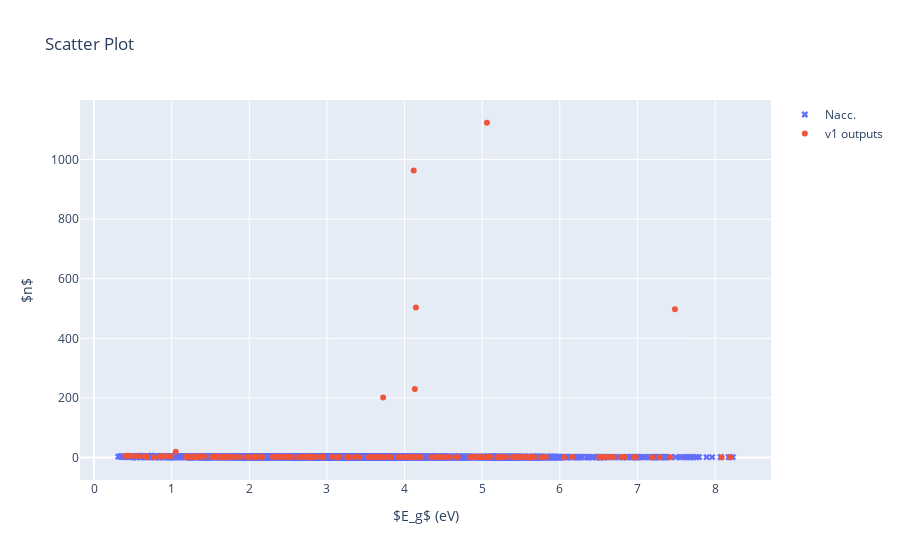

Here is the notebook cell this chart was saved with:
### Code cell
import plotly.express as px
import plotly.graph_objects as go

gap_naccarato = [strucs_naccarato[mpid]["attributes"]["_naccarato_gga_bandgap"] for mpid in strucs_naccarato]
refractive_index_naccarato = [strucs_naccarato[mpid]["attributes"]["_naccarato_refractive_index"] for mpid in strucs_naccarato]

# Data
data_naccarato = {'x': gap_naccarato, 'y': refractive_index_naccarato}
data_outputs = {'x': df_outputs['bandgap'], 'y': df_outputs['refractive_index']}

# Scatter plot for Nacc.
scatter_naccarato = go.Scatter(
    x=data_naccarato['x'],
    y=data_naccarato['y'],
    mode='markers',
    marker=dict(symbol='x'),
    name='Nacc.'
)

# Scatter plot for MP pred.
scatter_mp_pred = go.Scatter(
    x=data_outputs['x'],
    y=data_outputs['y'],
    mode='markers',
    # error_y=data_outputs['error_y'],
    # marker='.',
    # line=dict(color='darkorange'),
    name=f'v{cur_v-1} outputs',
    text=[mpid for mpid in df_outputs.index.values]
)

# Layout
layout = go.Layout(
    title=dict(text='Scatter Plot'),
    xaxis=dict(title='$E_g$ (eV)', showgrid=True),
    yaxis=dict(title='$n$', showgrid=True),
    legend=dict(font=dict(size=12))
)

# Create figure
fig = go.Figure(data=[scatter_naccarato, scatter_mp_pred], layout=layout)

# Show figure
fig.show()

### Figure 1 — Plotly figure (JSON) as saved in the notebook; plotly's stock layout.template omitted (floating-point values rounded to 4 significant figures; data arrays with more than 128 entries replaced by an {"elided": "..."} marker saying what was removed)
{"data": [{"marker": {"symbol": "x"}, "mode": "markers", "name": "Nacc.", "type": "scatter", "x": {"elided": "4001 float values"}, "y": {"elided": "4001 float values"}}, {"mode": "markers", "name": "v1 outputs", "text": {"elided": "175 str values"}, "type": "scatter", "x": {"elided": "175 float values"}, "y": {"elided": "175 float values"}}], "layout": {"legend": {"font": {"size": 12}}, "title": {"text": "Scatter Plot"}, "xaxis": {"showgrid": true, "title": {"text": "$E_g$ (eV)"}}, "yaxis": {"showgrid": true, "title": {"text": "$n$"}}}}
